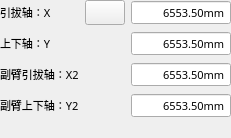
        <widget class="QWidget" name="tabRun">
         <attribute name="icon">
          <iconset resource="../xPad.qrc">
           <normaloff>:/img/widget/TabHeader.png</normaloff>:/img/widget/TabHeader.png</iconset>
         </attribute>
         <attribute name="title">
          <string>取物点</string>
         </attribute>
         <layout class="QGridLayout" name="gridLayout_16">
          <property name="margin">
           <number>0</number>
          </property>
          <item row="0" column="0">
           <widget class="QLabel" name="labelXProCatch">
            <property name="sizePolicy">
             <sizepolicy hsizetype="Expanding" vsizetype="Fixed">
              <horstretch>0</horstretch>
              <verstretch>0</verstretch>
             </sizepolicy>
            </property>
            <property name="minimumSize">
             <size>
              <width>55</width>
              <height>25</height>
             </size>
            </property>
            <property name="maximumSize">
             <size>
              <width>16777215</width>
              <height>25</height>
             </size>
            </property>
            <property name="palette">
             <palette>
              <active>
               <colorrole role="WindowText">
                <brush brushstyle="SolidPattern">
                 <color alpha="255">
                  <red>0</red>
                  <green>0</green>
                  <blue>0</blue>
                 </color>
                </brush>
               </colorrole>
              </active>
              <inactive>
               <colorrole role="WindowText">
                <brush brushstyle="SolidPattern">
                 <color alpha="255">
                  <red>0</red>
                  <green>0</green>
                  <blue>0</blue>
                 </color>
                </brush>
               </colorrole>
              </inactive>
              <disabled>
               <colorrole role="WindowText">
                <brush brushstyle="SolidPattern">
                 <color alpha="255">
                  <red>120</red>
                  <green>120</green>
                  <blue>120</blue>
                 </color>
                </brush>
               </colorrole>
              </disabled>
             </palette>
            </property>
            <property name="font">
             <font>
              <family>微软雅黑</family>
              <pointsize>8</pointsize>
              <weight>50</weight>
              <italic>false</italic>
              <bold>false</bold>
             </font>
            </property>
            <property name="layoutDirection">
             <enum>Qt::LeftToRight</enum>
            </property>
            <property name="text">
             <string>引拔轴：X</string>
            </property>
            <property name="alignment">
             <set>Qt::AlignLeading|Qt::AlignLeft|Qt::AlignVCenter</set>
            </property>
           </widget>
          </item>
          <item row="0" column="1">
           <widget class="QPushButton" name="BtnWaitSync_2">
            <property name="minimumSize">
             <size>
              <width>40</width>
              <height>25</height>
             </size>
            </property>
            <property name="maximumSize">
             <size>
              <width>150</width>
              <height>25</height>
             </size>
            </property>
            <property name="text">
             <string/>
            </property>
            <property name="icon">
             <iconset resource="../xPad.qrc">
              <normaloff>:/img/32X32/Sync.png</normaloff>:/img/32X32/Sync.png</iconset>
            </property>
            <property name="iconSize">
             <size>
              <width>48</width>
              <height>48</height>
             </size>
            </property>
           </widget>
          </item>
          <item row="0" column="2">
           <widget class="xDoubleSpinBox" name="BoxXProCatch">
            <property name="sizePolicy">
             <sizepolicy hsizetype="Fixed" vsizetype="Fixed">
              <horstretch>0</horstretch>
              <verstretch>0</verstretch>
             </sizepolicy>
            </property>
            <property name="minimumSize">
             <size>
              <width>100</width>
              <height>25</height>
             </size>
            </property>
            <property name="maximumSize">
             <size>
              <width>16777215</width>
              <height>25</height>
             </size>
            </property>
            <property name="font">
             <font>
              <family>微软雅黑</family>
              <pointsize>8</pointsize>
              <weight>50</weight>
              <italic>false</italic>
              <bold>false</bold>
             </font>
            </property>
            <property name="focusPolicy">
             <enum>Qt::ClickFocus</enum>
            </property>
            <property name="alignment">
             <set>Qt::AlignRight|Qt::AlignTrailing|Qt::AlignVCenter</set>
            </property>
            <property name="readOnly">
             <bool>true</bool>
            </property>
            <property name="buttonSymbols">
             <enum>QAbstractSpinBox::NoButtons</enum>
            </property>
            <property name="keyboardTracking">
             <bool>false</bool>
            </property>
            <property name="prefix">
             <string notr="true"/>
            </property>
            <property name="suffix">
             <string>mm</string>
            </property>
            <property name="decimals">
             <number>2</number>
            </property>
            <property name="maximum">
             <double>60000.000000000000000</double>
            </property>
            <property name="singleStep">
             <double>0.010000000000000</double>
            </property>
            <property name="value">
             <double>6553.500000000000000</double>
            </property>
            <property name="HasBtn" stdset="0">
             <bool>false</bool>
            </property>
           </widget>
          </item>
          <item row="1" column="0">
           <widget class="QLabel" name="labelYProCatch">
            <property name="sizePolicy">
             <sizepolicy hsizetype="Expanding" vsizetype="Fixed">
              <horstretch>0</horstretch>
              <verstretch>0</verstretch>
             </sizepolicy>
            </property>
            <property name="minimumSize">
             <size>
              <width>55</width>
              <height>25</height>
             </size>
            </property>
            <property name="maximumSize">
             <size>
              <width>16777215</width>
              <height>25</height>
             </size>
            </property>
            <property name="palette">
             <palette>
              <active>
               <colorrole role="WindowText">
                <brush brushstyle="SolidPattern">
                 <color alpha="255">
                  <red>0</red>
                  <green>0</green>
                  <blue>0</blue>
                 </color>
                </brush>
               </colorrole>
              </active>
              <inactive>
               <colorrole role="WindowText">
                <brush brushstyle="SolidPattern">
                 <color alpha="255">
                  <red>0</red>
                  <green>0</green>
                  <blue>0</blue>
                 </color>
                </brush>
               </colorrole>
              </inactive>
              <disabled>
               <colorrole role="WindowText">
                <brush brushstyle="SolidPattern">
                 <color alpha="255">
                  <red>120</red>
                  <green>120</green>
                  <blue>120</blue>
                 </color>
                </brush>
               </colorrole>
              </disabled>
             </palette>
            </property>
            <property name="font">
             <font>
              <family>微软雅黑</family>
              <pointsize>8</pointsize>
              <weight>50</weight>
              <italic>false</italic>
              <bold>false</bold>
             </font>
            </property>
            <property name="text">
             <string>上下轴：Y</string>
            </property>
            <property name="alignment">
             <set>Qt::AlignLeading|Qt::AlignLeft|Qt::AlignVCenter</set>
            </property>
           </widget>
          </item>
          <item row="1" column="2">
           <widget class="xDoubleSpinBox" name="BoxYProCatch">
            <property name="sizePolicy">
             <sizepolicy hsizetype="Fixed" vsizetype="Fixed">
              <horstretch>0</horstretch>
              <verstretch>0</verstretch>
             </sizepolicy>
            </property>
            <property name="minimumSize">
             <size>
              <width>100</width>
              <height>25</height>
             </size>
            </property>
            <property name="maximumSize">
             <size>
              <width>16777215</width>
              <height>25</height>
             </size>
            </property>
            <property name="font">
             <font>
              <family>微软雅黑</family>
              <pointsize>8</pointsize>
              <weight>50</weight>
              <italic>false</italic>
              <bold>false</bold>
             </font>
            </property>
            <property name="focusPolicy">
             <enum>Qt::ClickFocus</enum>
            </property>
            <property name="alignment">
             <set>Qt::AlignRight|Qt::AlignTrailing|Qt::AlignVCenter</set>
            </property>
            <property name="readOnly">
             <bool>true</bool>
            </property>
            <property name="buttonSymbols">
             <enum>QAbstractSpinBox::NoButtons</enum>
            </property>
            <property name="keyboardTracking">
             <bool>false</bool>
            </property>
            <property name="prefix">
             <string notr="true"/>
            </property>
            <property name="suffix">
             <string>mm</string>
            </property>
            <property name="decimals">
             <number>2</number>
            </property>
            <property name="maximum">
             <double>60000.000000000000000</double>
            </property>
            <property name="singleStep">
             <double>0.010000000000000</double>
            </property>
            <property name="value">
             <double>6553.500000000000000</double>
            </property>
            <property name="HasBtn" stdset="0">
             <bool>false</bool>
            </property>
           </widget>
          </item>
          <item row="2" column="0">
           <widget class="QLabel" name="labelBRunCatch">
            <property name="sizePolicy">
             <sizepolicy hsizetype="Expanding" vsizetype="Fixed">
              <horstretch>0</horstretch>
              <verstretch>0</verstretch>
             </sizepolicy>
            </property>
            <property name="minimumSize">
             <size>
              <width>55</width>
              <height>25</height>
             </size>
            </property>
            <property name="maximumSize">
             <size>
              <width>16777215</width>
              <height>25</height>
             </size>
            </property>
            <property name="palette">
             <palette>
              <active>
               <colorrole role="WindowText">
                <brush brushstyle="SolidPattern">
                 <color alpha="255">
                  <red>0</red>
                  <green>0</green>
                  <blue>0</blue>
                 </color>
                </brush>
               </colorrole>
              </active>
              <inactive>
               <colorrole role="WindowText">
                <brush brushstyle="SolidPattern">
                 <color alpha="255">
                  <red>0</red>
                  <green>0</green>
                  <blue>0</blue>
                 </color>
                </brush>
               </colorrole>
              </inactive>
              <disabled>
               <colorrole role="WindowText">
                <brush brushstyle="SolidPattern">
                 <color alpha="255">
                  <red>120</red>
                  <green>120</green>
                  <blue>120</blue>
                 </color>
                </brush>
               </colorrole>
              </disabled>
             </palette>
            </property>
            <property name="font">
             <font>
              <family>微软雅黑</family>
              <pointsize>8</pointsize>
              <weight>50</weight>
              <italic>false</italic>
              <bold>false</bold>
             </font>
            </property>
            <property name="layoutDirection">
             <enum>Qt::LeftToRight</enum>
            </property>
            <property name="text">
             <string>副臂引拔轴：X2</string>
            </property>
            <property name="alignment">
             <set>Qt::AlignLeading|Qt::AlignLeft|Qt::AlignVCenter</set>
            </property>
           </widget>
          </item>
          <item row="2" column="2">
           <widget class="xDoubleSpinBox" name="BoxBRunCatch">
            <property name="sizePolicy">
             <sizepolicy hsizetype="Fixed" vsizetype="Fixed">
              <horstretch>0</horstretch>
              <verstretch>0</verstretch>
             </sizepolicy>
            </property>
            <property name="minimumSize">
             <size>
              <width>100</width>
              <height>25</height>
             </size>
            </property>
            <property name="maximumSize">
             <size>
              <width>16777215</width>
              <height>25</height>
             </size>
            </property>
            <property name="font">
             <font>
              <family>微软雅黑</family>
              <pointsize>8</pointsize>
              <weight>50</weight>
              <bold>false</bold>
             </font>
            </property>
            <property name="focusPolicy">
             <enum>Qt::ClickFocus</enum>
            </property>
            <property name="alignment">
             <set>Qt::AlignRight|Qt::AlignTrailing|Qt::AlignVCenter</set>
            </property>
            <property name="readOnly">
             <bool>true</bool>
            </property>
            <property name="buttonSymbols">
             <enum>QAbstractSpinBox::NoButtons</enum>
            </property>
            <property name="keyboardTracking">
             <bool>false</bool>
            </property>
            <property name="prefix">
             <string notr="true"/>
            </property>
            <property name="suffix">
             <string>mm</string>
            </property>
            <property name="decimals">
             <number>2</number>
            </property>
            <property name="maximum">
             <double>60000.000000000000000</double>
            </property>
            <property name="singleStep">
             <double>0.010000000000000</double>
            </property>
            <property name="value">
             <double>6553.500000000000000</double>
            </property>
            <property name="HasBtn" stdset="0">
             <bool>false</bool>
            </property>
           </widget>
          </item>
          <item row="3" column="0">
           <widget class="QLabel" name="labelARunCatch">
            <property name="sizePolicy">
             <sizepolicy hsizetype="Expanding" vsizetype="Fixed">
              <horstretch>0</horstretch>
              <verstretch>0</verstretch>
             </sizepolicy>
            </property>
            <property name="minimumSize">
             <size>
              <width>55</width>
              <height>25</height>
             </size>
            </property>
            <property name="maximumSize">
             <size>
              <width>16777215</width>
              <height>25</height>
             </size>
            </property>
            <property name="palette">
             <palette>
              <active>
               <colorrole role="WindowText">
                <brush brushstyle="SolidPattern">
                 <color alpha="255">
                  <red>0</red>
                  <green>0</green>
                  <blue>0</blue>
                 </color>
                </brush>
               </colorrole>
              </active>
              <inactive>
               <colorrole role="WindowText">
                <brush brushstyle="SolidPattern">
                 <color alpha="255">
                  <red>0</red>
                  <green>0</green>
                  <blue>0</blue>
                 </color>
                </brush>
               </colorrole>
              </inactive>
              <disabled>
               <colorrole role="WindowText">
                <brush brushstyle="SolidPattern">
                 <color alpha="255">
                  <red>120</red>
                  <green>120</green>
                  <blue>120</blue>
                 </color>
                </brush>
               </colorrole>
              </disabled>
             </palette>
            </property>
            <property name="font">
             <font>
              <family>微软雅黑</family>
              <pointsize>8</pointsize>
              <weight>50</weight>
              <italic>false</italic>
              <bold>false</bold>
             </font>
            </property>
            <property name="layoutDirection">
             <enum>Qt::LeftToRight</enum>
            </property>
            <property name="text">
             <string>副臂上下轴：Y2</string>
            </property>
            <property name="alignment">
             <set>Qt::AlignLeading|Qt::AlignLeft|Qt::AlignVCenter</set>
            </property>
           </widget>
          </item>
          <item row="3" column="2">
           <widget class="xDoubleSpinBox" name="BoxARunCatch">
            <property name="sizePolicy">
             <sizepolicy hsizetype="Fixed" vsizetype="Fixed">
              <horstretch>0</horstretch>
              <verstretch>0</verstretch>
             </sizepolicy>
            </property>
            <property name="minimumSize">
             <size>
              <width>100</width>
              <height>25</height>
             </size>
            </property>
            <property name="maximumSize">
             <size>
              <width>16777215</width>
              <height>25</height>
             </size>
            </property>
            <property name="font">
             <font>
              <family>微软雅黑</family>
              <pointsize>8</pointsize>
              <weight>50</weight>
              <bold>false</bold>
             </font>
            </property>
            <property name="focusPolicy">
             <enum>Qt::ClickFocus</enum>
            </property>
            <property name="alignment">
             <set>Qt::AlignRight|Qt::AlignTrailing|Qt::AlignVCenter</set>
            </property>
            <property name="readOnly">
             <bool>true</bool>
            </property>
            <property name="buttonSymbols">
             <enum>QAbstractSpinBox::NoButtons</enum>
            </property>
            <property name="keyboardTracking">
             <bool>false</bool>
            </property>
            <property name="prefix">
             <string notr="true"/>
            </property>
            <property name="suffix">
             <string>mm</string>
            </property>
            <property name="decimals">
             <number>2</number>
            </property>
            <property name="maximum">
             <double>60000.000000000000000</double>
            </property>
            <property name="singleStep">
             <double>0.010000000000000</double>
            </property>
            <property name="value">
             <double>6553.500000000000000</double>
            </property>
            <property name="HasBtn" stdset="0">
             <bool>false</bool>
            </property>
           </widget>
          </item>
          <item row="4" column="0" colspan="3">
           <widget class="QLabel" name="labelPNG2">
            <property name="text">
             <string/>
            </property>
            <property name="pixmap">
             <pixmap resource="../xPad.qrc">:/img/other/2.png</pixmap>
            </property>
           </widget>
          </item>
         </layout>
        </widget>
